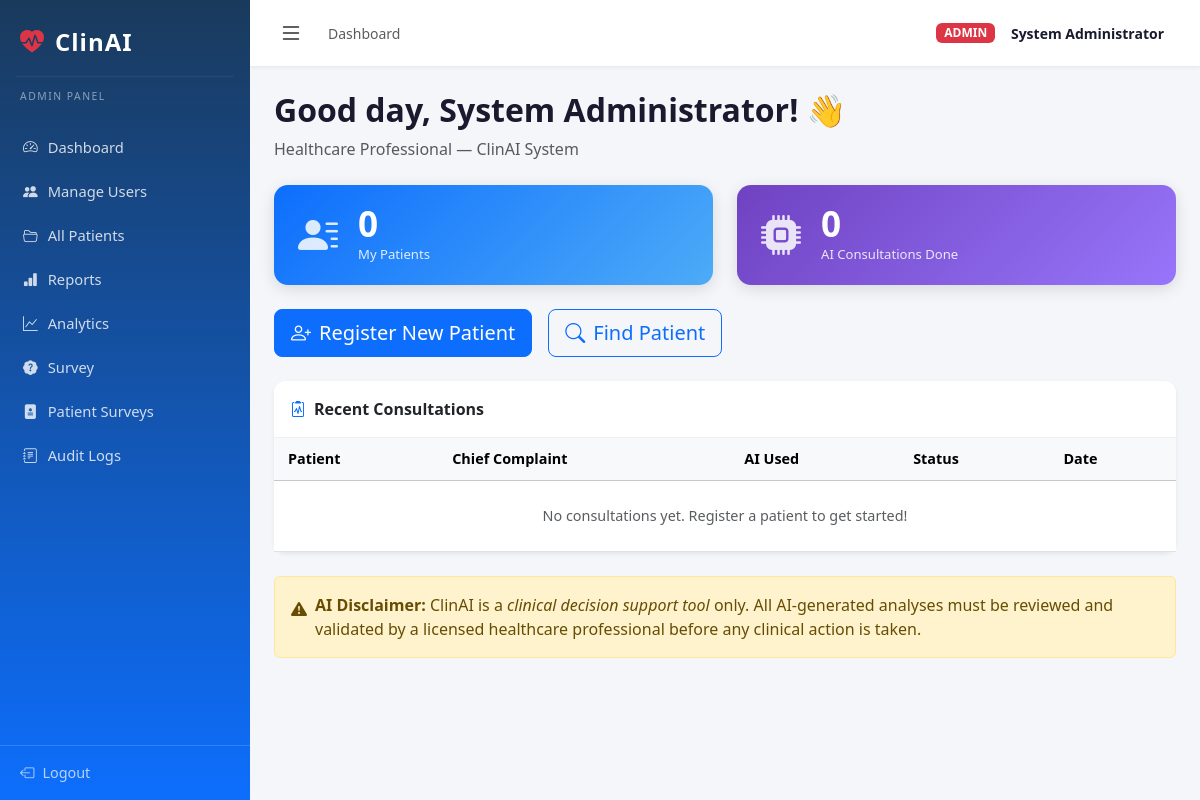
The app's page /user/dashboard (signed in) with its own data.
### database/models.py (models this page shows, shortened)
class User(UserMixin, db.Model):
    __tablename__ = 'users'
    id = db.Column(db.Integer, primary_key=True)
    username = db.Column(db.String(80), unique=True, nullable=False)
    email = db.Column(db.String(120), unique=True, nullable=False)
    password_hash = db.Column(db.String(256), nullable=False)
    role = db.Column(db.String(20), default='user')  # 'admin' or 'user'
    full_name = db.Column(db.String(150))
    profession = db.Column(db.String(100))  # e.g. Doctor, Nurse, Technician
    department = db.Column(db.String(100))
    created_at = db.Column(db.DateTime, default=datetime.utcnow)
    is_active = db.Column(db.Boolean, default=True)
    patients = db.relationship('Patient', backref='created_by_user', lazy=True)
    consultations = db.relationship('Consultation', backref='doctor', lazy=True)
    logs = db.relationship('AuditLog', backref='user', lazy=True)
    def is_admin(self):
        return self.role == 'admin'

### routes/user.py (the view)
@user_bp.route('/dashboard')
@login_required
def dashboard():
    my_patients = Patient.query.filter_by(created_by=current_user.id).count()
    my_consultations = Consultation.query.filter_by(user_id=current_user.id).count()
    recent_consultations = (Consultation.query
                            .filter_by(user_id=current_user.id)
                            .order_by(Consultation.created_at.desc())
                            .limit(5).all())
    return render_template('user/dashboard.html',
                           my_patients=my_patients,
                           my_consultations=my_consultations,
                           recent_consultations=recent_consultations)

### app.py (called while the page is built)
def create_app():
    app = Flask(__name__)
    app.config.from_object(Config)
    db.init_app(app)
    login_manager = LoginManager()
    login_manager.init_app(app)
    login_manager.login_view = 'auth.login'
    login_manager.login_message = 'Please log in to access this page.'
    login_manager.login_message_category = 'warning'
    @login_manager.user_loader
    def load_user(user_id):
        return User.query.get(int(user_id))
    import json as _json
    @app.template_filter('from_json')
    def from_json(value):
        try:
            return _json.loads(value)
        except Exception:
            return {}
    app.register_blueprint(auth_bp)
    app.register_blueprint(admin_bp)
    app.register_blueprint(user_bp)
    with app.app_context():
        db.create_all()
        _seed_admin()
    return app

### templates/user/dashboard.html (shortened to what this page needs)
{% extends "base.html" %}
{% block breadcrumb %}Dashboard{% endblock %}
{% block page_content %}
<div class="page-header">
  <h2 class="fw-bold">Good day, {{ current_user.full_name or current_user.username }}! 👋</h2>
  <p class="text-muted">{{ current_user.profession or 'Healthcare Professional' }} — {{ current_user.department or 'ClinAI System' }}</p>
</div>
<div class="row g-4 mb-4">
  <div class="col-md-6">
    <div class="stat-card stat-blue">
      <div class="stat-icon"><i class="bi bi-person-lines-fill"></i></div>
      <div>
        <div class="stat-number">{{ my_patients }}</div>
        <div class="stat-label">My Patients</div>
      </div>
    </div>
  </div>
  <div class="col-md-6">
    <div class="stat-card stat-purple">
      <div class="stat-icon"><i class="bi bi-cpu-fill"></i></div>
      <div>
        <div class="stat-number">{{ my_consultations }}</div>
        <div class="stat-label">AI Consultations Done</div>
      </div>
    </div>
  </div>
</div>
<div class="row g-3 mb-4">
  <div class="col-auto">
    <a href="{{ url_for('user.new_patient') }}" class="btn btn-primary btn-lg">
      <i class="bi bi-person-plus me-2"></i>Register New Patient
    </a>
  </div>
  <div class="col-auto">
    <a href="{{ url_for('user.patients') }}" class="btn btn-outline-primary btn-lg">
      <i class="bi bi-search me-2"></i>Find Patient
    </a>
  </div>
</div>
<div class="card border-0 shadow-sm">
  <div class="card-header bg-white fw-bold py-3"><i class="bi bi-clipboard2-pulse me-2 text-primary"></i>Recent Consultations</div>
  <div class="card-body p-0">
    <table class="table table-hover mb-0">
      <thead class="table-light"><tr><th>Patient</th><th>Chief Complaint</th><th>AI Used</th><th>Status</th><th>Date</th></tr></thead>
      <tbody>
        {% for c in recent_consultations %}
        <tr>
          <td><strong>{{ c.patient.full_name }}</strong><br><small class="text-muted">{{ c.patient.patient_id }}</small></td>
          <td>{{ c.chief_complaint or c.symptoms[:50] }}{% if c.symptoms|length > 50 %}…{% endif %}</td>
          <td>{% if c.ai_analysis %}<span class="badge bg-success"><i class="bi bi-cpu me-1"></i>Yes</span>{% else %}<span class="badge bg-secondary">No</span>{% endif %}</td>
          <td><span class="badge {% if c.status == 'reviewed' %}bg-success{% elif c.status == 'closed' %}bg-secondary{% else %}bg-warning text-dark{% endif %}">{{ c.status|capitalize }}</span></td>
          <td><small>{{ c.created_at.strftime('%b %d, %Y %H:%M') }}</small></td>
        </tr>
        {% else %}
        <tr><td colspan="5" class="text-center text-muted py-4">No consultations yet. Register a patient to get started!</td></tr>
        {% endfor %}
      </tbody>
    </table>
  </div>
</div>
<div class="alert alert-warning mt-4 d-flex align-items-start gap-2">
  <i class="bi bi-exclamation-triangle-fill mt-1"></i>
  <div><strong>AI Disclaimer:</strong> ClinAI is a <em>clinical decision support tool</em> only. All AI-generated analyses must be reviewed and validated by a licensed healthcare professional before any clinical action is taken.</div>
</div>
{% endblock %}

### templates/base.html (shortened to what this page needs)
<!DOCTYPE html>
<html lang="en">
<head>
  <link href="https://cdn.jsdelivr.net/npm/bootstrap@5.3.3/dist/css/bootstrap.min.css" rel="stylesheet" />
  <link href="https://cdn.jsdelivr.net/npm/bootstrap-icons@1.11.3/font/bootstrap-icons.min.css" rel="stylesheet" />
  <link rel="stylesheet" href="{{ url_for('static', filename='css/style.css') }}" />
</head>
<body>
  {% set is_admin_page = request.blueprint == 'admin' %}
  {% macro render_page_content() %}
    <div class="container-fluid px-4 pb-5">
      {% block page_content %}{% endblock %}
    </div>
  {% endmacro %}
  {% if is_admin_page or current_user.is_authenticated %}
  <div class="d-flex" id="wrapper">
    <nav id="sidebar" class="sidebar">
      <div class="sidebar-brand">
        <i class="bi bi-heart-pulse-fill text-danger"></i>
        <span>ClinAI</span>
      </div>
      <hr class="sidebar-divider" />
      {% if is_admin_page %}
      <p class="sidebar-label">Admin Panel</p>
      <ul class="sidebar-nav">
        <li><a href="{{ url_for('admin.dashboard') }}" class="{{ 'active' if (request.endpoint or '') == 'admin.dashboard' }}"><i class="bi bi-speedometer2"></i> Dashboard</a></li>
        <li><a href="{{ url_for('admin.users') }}" class="{{ 'active' if 'admin.users' in (request.endpoint or '') }}"><i class="bi bi-people-fill"></i> Manage Users</a></li>
        <li><a href="{{ url_for('admin.patients') }}" class="{{ 'active' if (request.endpoint or '') == 'admin.patients' }}"><i class="bi bi-folder2-open"></i> All Patients</a></li>
        <li><a href="{{ url_for('admin.reports') }}" class="{{ 'active' if (request.endpoint or '') == 'admin.reports' }}"><i class="bi bi-bar-chart-fill"></i> Reports</a></li>
        <li><a href="{{ url_for('admin.analytics') }}" class="{{ 'active' if (request.endpoint or '') == 'admin.analytics' }}"><i class="bi bi-graph-up"></i> Analytics</a></li>
        <li><a href="{{ url_for('admin.survey') }}" class="{{ 'active' if (request.endpoint or '') == 'admin.survey' }}"><i class="bi bi-patch-question-fill"></i> Survey</a></li>
        <li><a href="{{ url_for('admin.patient_surveys') }}" class="{{ 'active' if (request.endpoint or '') == 'admin.patient_surveys' }}"><i class="bi bi-file-medical-fill"></i> Patient Surveys</a></li>
        <li><a href="{{ url_for('admin.audit') }}" class="{{ 'active' if (request.endpoint or '') == 'admin.audit' }}"><i class="bi bi-journal-text"></i> Audit Logs</a></li>
      </ul>
      {% elif current_user.is_admin() %}
      <p class="sidebar-label">Admin Panel</p>
      <ul class="sidebar-nav">
        <li><a href="{{ url_for('admin.dashboard') }}" class="{{ 'active' if (request.endpoint or '') == 'admin.dashboard' }}"><i class="bi bi-speedometer2"></i> Dashboard</a></li>
        <li><a href="{{ url_for('admin.users') }}" class="{{ 'active' if 'admin.users' in (request.endpoint or '') }}"><i class="bi bi-people-fill"></i> Manage Users</a></li>
        <li><a href="{{ url_for('admin.patients') }}" class="{{ 'active' if (request.endpoint or '') == 'admin.patients' }}"><i class="bi bi-folder2-open"></i> All Patients</a></li>
        <li><a href="{{ url_for('admin.reports') }}" class="{{ 'active' if (request.endpoint or '') == 'admin.reports' }}"><i class="bi bi-bar-chart-fill"></i> Reports</a></li>
        <li><a href="{{ url_for('admin.analytics') }}" class="{{ 'active' if (request.endpoint or '') == 'admin.analytics' }}"><i class="bi bi-graph-up"></i> Analytics</a></li>
        <li><a href="{{ url_for('admin.survey') }}" class="{{ 'active' if (request.endpoint or '') == 'admin.survey' }}"><i class="bi bi-patch-question-fill"></i> Survey</a></li>
        <li><a href="{{ url_for('admin.patient_surveys') }}" class="{{ 'active' if (request.endpoint or '') == 'admin.patient_surveys' }}"><i class="bi bi-file-medical-fill"></i> Patient Surveys</a></li>
        <li><a href="{{ url_for('admin.audit') }}" class="{{ 'active' if (request.endpoint or '') == 'admin.audit' }}"><i class="bi bi-journal-text"></i> Audit Logs</a></li>
      </ul>
      {% endif %}
      {% if not is_admin_page %}
      <div class="sidebar-footer">
        <a href="{{ url_for('auth.logout') }}"><i class="bi bi-box-arrow-left"></i> Logout</a>
      </div>
      {% endif %}
    </nav>
    <div id="page-content-wrapper">
      <nav class="navbar navbar-expand-lg top-navbar">
        <button class="btn btn-sm" id="sidebarToggle"><i class="bi bi-list fs-4"></i></button>
        <span class="ms-3 text-muted small">{% block breadcrumb %}{% endblock %}</span>
        <div class="ms-auto d-flex align-items-center gap-3 me-3">
          <span class="badge {% if is_admin_page %}bg-danger{% elif current_user.is_admin() %}bg-danger{% else %}bg-primary{% endif %}">
            {% if is_admin_page %}ADMIN{% else %}{{ current_user.role|upper }}{% endif %}
          </span>
          <strong class="small">{% if is_admin_page %}Administrator{% else %}{{ current_user.full_name or current_user.username }}{% endif %}</strong>
        </div>
      </nav>
      <div class="container-fluid px-4 pt-3">
      </div>
      {{ render_page_content() }}
    </div>
  </div>
  {% endif %}
</body>
</html>

### static/css/style.css (style rules this page uses)
* { box-sizing: border-box; }
body { font-family: 'Segoe UI', sans-serif; background: #f4f6f9; color: #1a1a2e; }
#wrapper { display: flex; min-height: 100vh; }
#sidebar { width: 250px; min-height: 100vh; background: linear-gradient(180deg, #1a3a5c 0%, #0d6efd 100%); color: #fff; display: flex; flex-direction: column; flex-shrink: 0; transition: width 0.25s ease; position: fixed; top: 0; left: 0; z-index: 1000; overflow-y: auto; }
.sidebar-brand { font-size: 1.5rem; font-weight: 800; padding: 24px 20px 16px; display: flex; align-items: center; gap: 10px; letter-spacing: 1px; }
.sidebar-divider { border-color: rgba(255,255,255,0.2); margin: 0 16px; }
.sidebar-label { font-size: 0.65rem; text-transform: uppercase; letter-spacing: 1.5px; color: rgba(255,255,255,0.5); padding: 12px 20px 4px; }
.sidebar-nav { list-style: none; padding: 0; margin: 0; }
.sidebar-nav li a { display: flex; align-items: center; gap: 10px; padding: 11px 20px; color: rgba(255,255,255,0.8); text-decoration: none; font-size: 0.92rem; transition: background 0.2s, color 0.2s; border-left: 3px solid transparent; }
.sidebar-footer { margin-top: auto; padding: 16px 20px; border-top: 1px solid rgba(255,255,255,0.15); }
.sidebar-footer a { color: rgba(255,255,255,0.7); text-decoration: none; display: flex; align-items: center; gap: 8px; font-size: 0.9rem; }
#page-content-wrapper { flex: 1; margin-left: 250px; transition: margin-left 0.25s ease; min-height: 100vh; }
.top-navbar { background: #fff; border-bottom: 1px solid #e9ecef; padding: 10px 20px; position: sticky; top: 0; z-index: 900; box-shadow: 0 1px 4px rgba(0,0,0,0.05); }
.stat-card { display: flex; align-items: center; gap: 20px; padding: 20px 24px; border-radius: 14px; color: #fff; box-shadow: 0 4px 16px rgba(0,0,0,0.12); }
.stat-icon { font-size: 2.5rem; opacity: 0.85; }
.stat-number { font-size: 2.2rem; font-weight: 800; line-height: 1; }
.stat-label { font-size: 0.82rem; opacity: 0.85; margin-top: 4px; }
.stat-blue { background: linear-gradient(135deg, #0d6efd, #4dabf7); }
.stat-purple { background: linear-gradient(135deg, #6f42c1, #9775fa); }
.page-header { margin-bottom: 24px; padding-top: 8px; }
.card { border-radius: 12px !important; }
.card-header { border-bottom: 1px solid #f0f0f0; border-radius: 12px 12px 0 0 !important; }
.table { font-size: 0.9rem; }
.table td, .table th { vertical-align: middle; padding: 10px 14px; }
.btn { border-radius: 8px; font-weight: 500; }

### records on screen
User: role "ADMIN", full_name "System Administrator", profession "Healthcare Professional", department "ClinAI System"

### other values on screen
{{ my_patients }} "0"
{{ my_consultations }} "0"
